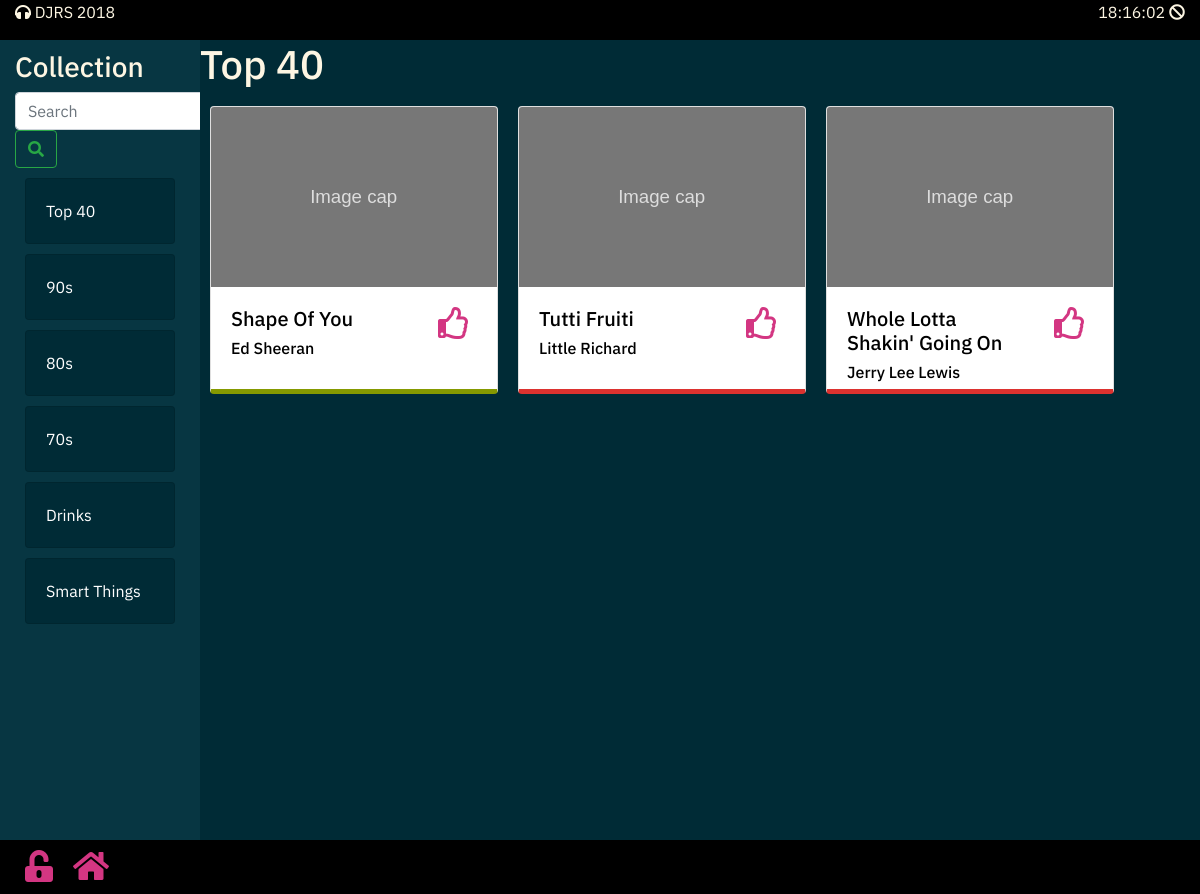
The app's page /index.php?collection=1 with its own data.
### tables this page shows
CREATE TABLE IF NOT EXISTS `collections` (
  `collection_id` int(11) NOT NULL AUTO_INCREMENT COMMENT 'The ID of the Collection',
  `collection_name` varchar(30) NOT NULL COMMENT 'The Collection Name',
  `collection_icon` varchar(50) DEFAULT NULL COMMENT 'FontAwesome Icon Code.',
  PRIMARY KEY (`collection_id`)
);

CREATE TABLE IF NOT EXISTS `crud` (
  `id` int(11) NOT NULL AUTO_INCREMENT,
  `name` varchar(50) NOT NULL,
  `artist` varchar(50) NOT NULL,
  `genre` varchar(20) DEFAULT NULL,
  `year` int(4) DEFAULT NULL,
  `collec_id` int(11) NOT NULL DEFAULT '0' COMMENT 'Collection ID',
  `active` tinyint(1) NOT NULL DEFAULT '0',
  PRIMARY KEY (`id`)
);

### config/DBConfig.php (called while the page is built, shortened)
 <?php
$appRunning = 1;
$coverArtMode = 1;
?>

### functions/server.php (called while the page is built, shortened)
<?php
if (isset($_GET['collection'])) {
    $collectionIDNum = $_GET['collection'];
    $collecionNameSQL = "SELECT DISTINCT * FROM collections WHERE collection_id = $collectionIDNum";
    $collectionResult = mysqli_query($mysqli, $collecionNameSQL);
    $rs = mysqli_fetch_array($collectionResult);
    $collection_name = $rs['collection_name'];
}
if (isset($_GET['collection'])) {
    $collectionIDNum = $_GET['collection'];
    $songblock_sql = "SELECT DISTINCT * FROM crud WHERE collec_id = $collectionIDNum ORDER BY name ASC";
} else {
    $collectionIDNum = 0;
    $songblock_sql = "SELECT DISTINCT * FROM crud ORDER BY name ASC";
}

### partials/_collections.php (the view, shortened to what this page needs)
<?php
$sql = "SELECT * FROM collections";
if ($result = mysqli_query($mysqli, $sql)) {
    if (mysqli_num_rows($result) > 0) {
        while ($row = mysqli_fetch_array($result)) {
            $CollectionName = $row['collection_name'];
            ?>
          <div id="" class="card collection_block">
            <a href='index.php?collection=<?php echo $row['collection_id']; ?>'>
              <div class="card-body">
                <p class='card-text'><?php echo $CollectionName ?></p>
              </div>
            </a>
          </div>
<?php }
    } else {
        echo "<h3 class='text-center'>No collections were found.</h3>";
    }
} else {
    SQLError($mysqli);
}
?>

### index.php (shortened to what this page needs)
<?php include 'partials/_header.php'; ?>
      <div class="row">
        <div id='collectionWin' class="col-md-2">
          <?php if ($appRunning == 1) { ?>
            <h3>Collection</h3>
            <form class="form-inline my-2 my-lg-0" action="index.php" method="get">
        			<input class="form-control mr-sm-2" name="search_val" type="text" placeholder="Search" class="form-control" aria-label="Search">
        			<button class="btn btn-outline-success my-2 my-sm-0" value="search" type="submit"><i class="fas fa-search"></i></button>
        		</form>
            <?php include 'partials/_collections.php'; ?>
          <?php } ?>
        </div>
        <div id='mainWin' class="col-md-10">
          <div class="row">
            <h1><?php echo $collection_name ?></h1>
          </div>
          <div class="row">
            <?php if ($appRunning == 1) { include 'partials/_song_blocks.php'; } ?>
          </div>
        </div>
      </div>
    </div>
<?php include 'partials/_footer.php'; ?>

### partials/_song_blocks.php (shortened to what this page needs)
<?php
  if($result = mysqli_query($mysqli, $songblock_sql)){
    if(mysqli_num_rows($result) > 0){
      while($row = mysqli_fetch_array($result)){
        $SongName = $row['name'];
        $SongArtist = $row['artist'];
        $SongGenre = $row['genre'];
?>
<div class="card song_block <?php echo 'colour' . $SongGenre ?>" style="width: 18rem;">
  <?php if ($coverArtMode == 1) { ?>
    <img class="card-img-top" src="img/img.svg" alt="Card image cap">
  <?php } ?>
  <div class="card-body">
    <div class="row">
      <div class="col-md-9">
        <?php echo "<h5 class='card-text'>" . $SongName . "</h5>"; ?>
        <?php echo "<h6 class='card-text'>" . $SongArtist . "</h6>"; ?>
      </div>
      <div class="col-md-3">
        <a href="index.php?request_song=<?php echo $row['id']; ?>" class="" ><i class="far fa-thumbs-up fa-2x"></i></a>
      </div>
    </div>
  </div>
</div>
<?php
      }
    } else{
      echo "<h3 class='text-center'>No " . $collection_name . " were found.</h3>";
    }
  } else{
    QueryError($query, $mysqli);
  }
 ?>

### css/custom.css (style rules this page uses)
* { font-family: 'IBM Plex Sans', sans-serif; }
a { color: #d33682; }
.song_block { height: 18rem; margin: 10px; background-color: white; color: black; }
.collection_block { margin: 10px; background-color: #002b36; color: white; transition: 0.5s all; }
.collection_block a:link, .collection_block a, .collection_block a:visited { color: white; }
#mainWin { background-color: #002b36; height: 100vh; overflow-y: auto; color: #fdf6e3; }
#collectionWin { background-color: #073642; height: 100vh; padding-top: 10px; overflow-y: auto; color: #fdf6e3; }
.colourRock { border-bottom: solid 5px #dc322f; }
.colourPop { border-bottom: solid 5px #859900; }

### records on screen
collections: collection_name "Top 40"
collections: collection_name "90s"
collections: collection_name "80s"
collections: collection_name "70s"
collections: collection_name "Drinks"
collections: collection_name "Smart Things"
crud: name "Shape Of You", artist "Ed Sheeran"
crud: name "Tutti Fruiti", artist "Little Richard"
crud: name "Whole Lotta Shakin' Going On", artist "Jerry Lee Lewis"
